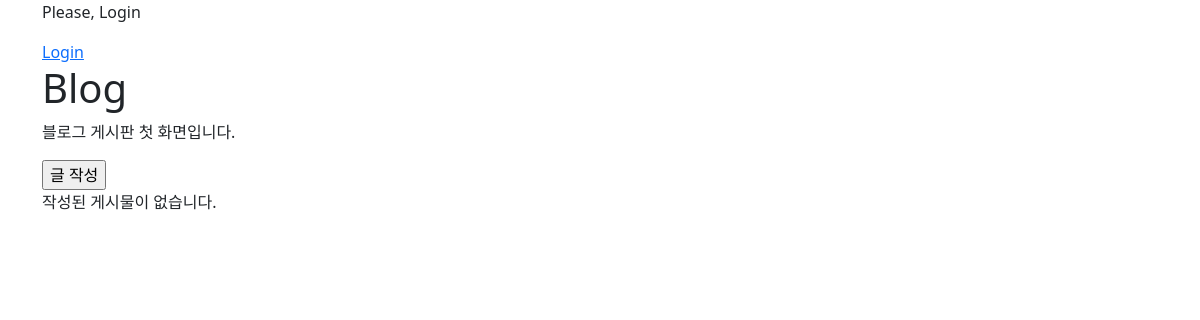
The page /blog/ on the database as committed earlier.
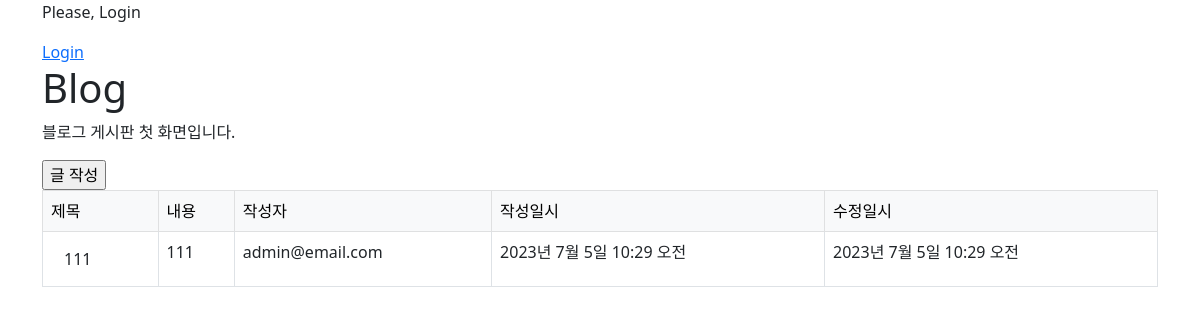
The same page on the database as committed later.
### blog/models.py (models this page shows)
class Post(models.Model):
    title = models.CharField(max_length=30)
    content = models.TextField()
    writer = models.ForeignKey(User, on_delete=models.CASCADE)
    created_at = models.DateTimeField(auto_now_add=True)
    updated_at = models.DateTimeField(auto_now=True)

### user/models.py (models this page shows)
class User(AbstractUser):
    username = None
    email = models.EmailField(unique=True, max_length=255) # email 값이 기본키가 된다
    name = models.CharField(max_length=50, null=True, blank=True)
    is_staff = models.BooleanField(default=False)
    is_superuser = models.BooleanField(default=False)
    is_active = models.BooleanField(default=True)
    last_login = models.DateTimeField(null=True, blank=True)
    date_joined = models.DateTimeField(auto_now_add=True)
    USERNAME_FIELD = 'email'
    EMAIL_FIELD = 'email'
    REQUIRED_FIELDS = [] # superuser 만들때 필요
    objects = UserManager()

### blog/views.py (the view)
# urls.py: path("", views.Index.as_view(), name='list'), # /blog/
class Index(View):
    def get(self, request):
        post_objs = Post.objects.all()
        context = {
            "posts": post_objs,
            'title': 'Blog'
        }
        return render(request, 'blog/post_list.html', context)

### blog/templates/blog/post_list.html (shortened to what this page needs)
{% extends 'base.html' %}
{% block content %}
    <p>블로그 게시판 첫 화면입니다.</p>
    <form action="{% url 'blog:write' %}" method="get">
        <input type="submit" value="글 작성">
    </form>
    {% if posts %}
        <table class="table table-bordered">
            <thead class="table-light">
                <tr>
                    <td>제목</td>
                    <td>내용</td>
                    <td>작성자</td>
                    <td>작성일시</td>
                    <td>수정일시</td>
                </tr>
            </thead>
            <tbody>
                {% for post in posts %}
                <tr>
                    <td><a href="{% url 'blog:detail' pk=post.pk %}" class="btn">{{ post.title }}</a></td>
                    <td>{{ post.content }}</td>
                    <td>{{ post.writer }}</td>
                    <td>{{ post.created_at }}</td>
                    <td>{{ post.updated_at }}</td>
                </tr>
                {% endfor %}
            </tbody>
        </table>
    {% else %}
        <p>작성된 게시물이 없습니다.</p>
    {% endif %}
{% endblock %}

### templates/base.html (shortened to what this page needs)
<!DOCTYPE html>
<html lang="ko-KR">
<head>
    <link href="https://cdn.jsdelivr.net/npm/bootstrap@5.2.3/dist/css/bootstrap.min.css" rel="stylesheet">
</head>
<body>
    <div class="container">
        {% if user.is_authenticated %}
        <p>Welcome, {{ user.email }}</p>
        <a href="{% url 'user:logout' %}">Logout</a>
        {% else %}
        <p>Please, Login</p>
        <a href="{% url 'user:login' %}">Login</a>
        {% endif %}
        <h1>Blog</h1>
        {% block content %}
        {% endblock %}
    </div>
</body>
</html>

Rows that differ between the two databases and show on the page:
added Post: title "111", content "111", writer "admin@email.com", created_at "2023년 7월 5일 10:29 오전", updated_at "2023년 7월 5일 10:29 오전"
Other text that changed with them:
text no longer shown: "작성된 게시물이 없습니다."
text now shown: "제목 내용 작성자 작성일시 수정일시"
